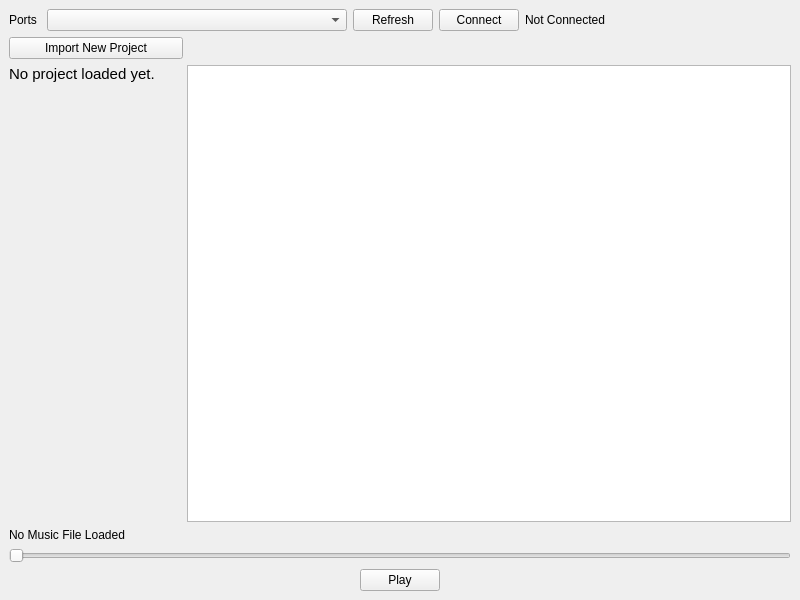
<?xml version="1.0" encoding="UTF-8"?>
<ui version="4.0">
 <class>MainWindow</class>
 <widget class="QMainWindow" name="MainWindow">
  <property name="geometry">
   <rect>
    <x>0</x>
    <y>0</y>
    <width>800</width>
    <height>600</height>
   </rect>
  </property>
  <property name="windowTitle">
   <string>Light Knight Player</string>
  </property>
  <widget class="QWidget" name="centralwidget">
   <layout class="QGridLayout" name="gridLayout">
    <item row="0" column="0">
     <layout class="QVBoxLayout" name="verticalLayout" stretch="0,0,0,0">
      <item>
       <layout class="QHBoxLayout" name="HL_PORTS">
        <item>
         <widget class="QLabel" name="label">
          <property name="text">
           <string>Ports </string>
          </property>
         </widget>
        </item>
        <item>
         <widget class="QComboBox" name="cmbx_ports">
          <property name="minimumSize">
           <size>
            <width>300</width>
            <height>0</height>
           </size>
          </property>
         </widget>
        </item>
        <item>
         <widget class="QPushButton" name="btn_refresh_ports">
          <property name="text">
           <string>Refresh</string>
          </property>
         </widget>
        </item>
        <item>
         <widget class="QPushButton" name="btn_connect">
          <property name="text">
           <string>Connect</string>
          </property>
         </widget>
        </item>
        <item>
         <widget class="QLabel" name="label_port_connection_status">
          <property name="text">
           <string>Not Connected</string>
          </property>
         </widget>
        </item>
        <item>
         <spacer name="horizontalSpacer">
          <property name="orientation">
           <enum>Qt::Horizontal</enum>
          </property>
          <property name="sizeHint" stdset="0">
           <size>
            <width>40</width>
            <height>20</height>
           </size>
          </property>
         </spacer>
        </item>
       </layout>
      </item>
      <item>
       <layout class="QHBoxLayout" name="HL_PROJECTS" stretch="2,7">
        <item>
         <widget class="QPushButton" name="btn_import_new_project">
          <property name="text">
           <string>Import New Project</string>
          </property>
          <property name="flat">
           <bool>false</bool>
          </property>
         </widget>
        </item>
        <item>
         <spacer name="horizontalSpacer_2">
          <property name="orientation">
           <enum>Qt::Horizontal</enum>
          </property>
          <property name="sizeHint" stdset="0">
           <size>
            <width>40</width>
            <height>20</height>
           </size>
          </property>
         </spacer>
        </item>
       </layout>
      </item>
      <item>
       <layout class="QHBoxLayout" name="horizontalLayout">
        <item>
         <layout class="QHBoxLayout" name="horizontalLayout_2" stretch="2,7">
          <item>
           <widget class="QLabel" name="label_project_info">
            <property name="font">
             <font>
              <pointsize>11</pointsize>
             </font>
            </property>
            <property name="text">
             <string>&lt;html&gt;&lt;head/&gt;&lt;body&gt;&lt;p&gt;No project loaded yet.&lt;/p&gt;&lt;/body&gt;&lt;/html&gt;</string>
            </property>
            <property name="alignment">
             <set>Qt::AlignLeading|Qt::AlignLeft|Qt::AlignTop</set>
            </property>
           </widget>
          </item>
          <item>
           <widget class="QListWidget" name="listview_logs"/>
          </item>
         </layout>
        </item>
       </layout>
      </item>
      <item>
       <layout class="QVBoxLayout" name="VL_PLAYER">
        <item>
         <widget class="QLabel" name="label_song_info">
          <property name="text">
           <string>No Music File Loaded</string>
          </property>
         </widget>
        </item>
        <item>
         <widget class="QSlider" name="slider_song_progress">
          <property name="orientation">
           <enum>Qt::Horizontal</enum>
          </property>
         </widget>
        </item>
        <item>
         <layout class="QHBoxLayout" name="horizontalLayout_3">
          <item>
           <spacer name="horizontalSpacer_3">
            <property name="orientation">
             <enum>Qt::Horizontal</enum>
            </property>
            <property name="sizeHint" stdset="0">
             <size>
              <width>40</width>
              <height>20</height>
             </size>
            </property>
           </spacer>
          </item>
          <item>
           <widget class="QPushButton" name="btn_play">
            <property name="sizePolicy">
             <sizepolicy hsizetype="Minimum" vsizetype="Minimum">
              <horstretch>0</horstretch>
              <verstretch>0</verstretch>
             </sizepolicy>
            </property>
            <property name="sizeIncrement">
             <size>
              <width>10</width>
              <height>10</height>
             </size>
            </property>
            <property name="baseSize">
             <size>
              <width>30</width>
              <height>30</height>
             </size>
            </property>
            <property name="text">
             <string>Play</string>
            </property>
           </widget>
          </item>
          <item>
           <spacer name="horizontalSpacer_4">
            <property name="orientation">
             <enum>Qt::Horizontal</enum>
            </property>
            <property name="sizeHint" stdset="0">
             <size>
              <width>40</width>
              <height>20</height>
             </size>
            </property>
           </spacer>
          </item>
         </layout>
        </item>
       </layout>
      </item>
     </layout>
    </item>
   </layout>
  </widget>
 </widget>
 <resources/>
 <connections/>
</ui>
